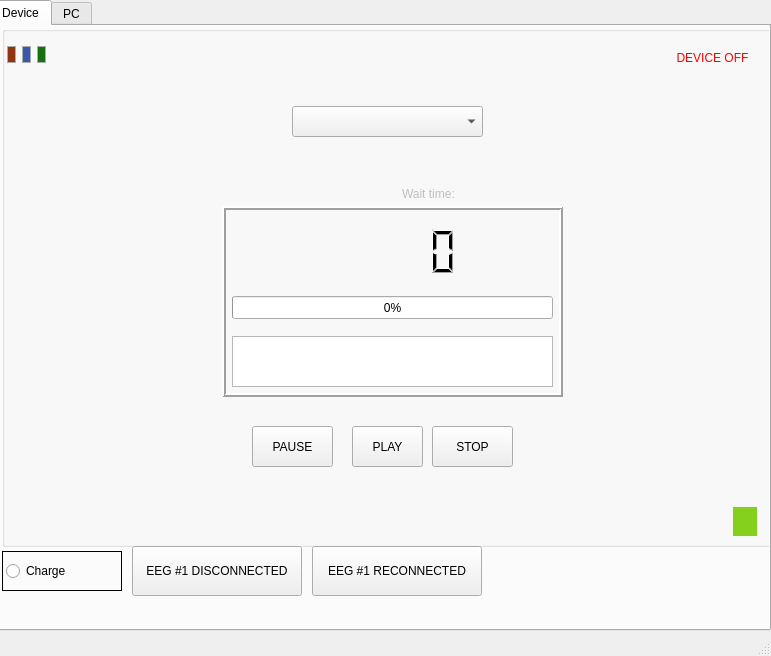
<?xml version="1.0" encoding="UTF-8"?>
<ui version="4.0">
 <class>MainWindow</class>
 <widget class="QMainWindow" name="MainWindow">
  <property name="geometry">
   <rect>
    <x>0</x>
    <y>0</y>
    <width>771</width>
    <height>656</height>
   </rect>
  </property>
  <property name="windowTitle">
   <string>MainWindow</string>
  </property>
  <widget class="QWidget" name="centralwidget">
   <widget class="QTabWidget" name="tabWidget">
    <property name="geometry">
     <rect>
      <x>-10</x>
      <y>0</y>
      <width>781</width>
      <height>631</height>
     </rect>
    </property>
    <property name="currentIndex">
     <number>0</number>
    </property>
    <widget class="QWidget" name="device_tab">
     <attribute name="title">
      <string>Device</string>
     </attribute>
     <widget class="QRadioButton" name="chargeBtn">
      <property name="geometry">
       <rect>
        <x>10</x>
        <y>525</y>
        <width>120</width>
        <height>40</height>
       </rect>
      </property>
      <property name="styleSheet">
       <string notr="true">border: 1px solid black;
padding: 3px;
border-radius: 50px;</string>
      </property>
      <property name="text">
       <string>Charge</string>
      </property>
      <property name="icon">
       <iconset theme="network-wired"/>
      </property>
     </widget>
     <widget class="QGroupBox" name="Device">
      <property name="geometry">
       <rect>
        <x>10</x>
        <y>0</y>
        <width>771</width>
        <height>521</height>
       </rect>
      </property>
      <property name="styleSheet">
       <string notr="true"/>
      </property>
      <property name="title">
       <string/>
      </property>
      <property name="flat">
       <bool>false</bool>
      </property>
      <widget class="QLabel" name="red_ind">
       <property name="geometry">
        <rect>
         <x>5</x>
         <y>20</y>
         <width>9</width>
         <height>17</height>
        </rect>
       </property>
       <property name="autoFillBackground">
        <bool>false</bool>
       </property>
       <property name="styleSheet">
        <string notr="true">background-color: #913411;
border: 1px solid #adacac;</string>
       </property>
       <property name="text">
        <string/>
       </property>
      </widget>
      <widget class="QLabel" name="blue_ind">
       <property name="geometry">
        <rect>
         <x>20</x>
         <y>20</y>
         <width>9</width>
         <height>17</height>
        </rect>
       </property>
       <property name="autoFillBackground">
        <bool>false</bool>
       </property>
       <property name="styleSheet">
        <string notr="true">background-color: #3859ab;
border: 1px solid #adacac;</string>
       </property>
       <property name="text">
        <string/>
       </property>
      </widget>
      <widget class="QLabel" name="green_ind">
       <property name="geometry">
        <rect>
         <x>35</x>
         <y>20</y>
         <width>9</width>
         <height>17</height>
        </rect>
       </property>
       <property name="autoFillBackground">
        <bool>false</bool>
       </property>
       <property name="styleSheet">
        <string notr="true">background-color: #17700f;
border: 1px solid #adacac;</string>
       </property>
       <property name="text">
        <string/>
       </property>
      </widget>
      <widget class="QLabel" name="battery_ind">
       <property name="geometry">
        <rect>
         <x>730</x>
         <y>480</y>
         <width>26</width>
         <height>31</height>
        </rect>
       </property>
       <property name="font">
        <font>
         <pointsize>8</pointsize>
        </font>
       </property>
       <property name="styleSheet">
        <string notr="true">border: 1px solid #f4f7f0;
background-color: #85cf1d;
color: #f4f7f0;</string>
       </property>
       <property name="text">
        <string/>
       </property>
      </widget>
      <widget class="QComboBox" name="Menu_select">
       <property name="geometry">
        <rect>
         <x>290</x>
         <y>80</y>
         <width>191</width>
         <height>31</height>
        </rect>
       </property>
       <property name="editable">
        <bool>false</bool>
       </property>
       <property name="currentText">
        <string/>
       </property>
       <property name="minimumContentsLength">
        <number>0</number>
       </property>
       <property name="placeholderText">
        <string>Select Menu Mode...</string>
       </property>
       <item>
        <property name="text">
         <string>Treatment Mode</string>
        </property>
        <property name="icon">
         <iconset theme="utilities-system-monitor"/>
        </property>
       </item>
       <item>
        <property name="text">
         <string>Session History</string>
        </property>
        <property name="icon">
         <iconset theme="accessories-text-editor"/>
        </property>
       </item>
       <item>
        <property name="text">
         <string>Set Date/Time </string>
        </property>
        <property name="icon">
         <iconset theme="date"/>
        </property>
       </item>
      </widget>
      <widget class="QPushButton" name="power_btn">
       <property name="geometry">
        <rect>
         <x>650</x>
         <y>20</y>
         <width>121</width>
         <height>24</height>
        </rect>
       </property>
       <property name="font">
        <font>
         <pointsize>9</pointsize>
        </font>
       </property>
       <property name="styleSheet">
        <string notr="true">border: 0px;
color: red;</string>
       </property>
       <property name="text">
        <string>DEVICE OFF</string>
       </property>
       <property name="icon">
        <iconset theme="application-exit"/>
       </property>
       <property name="iconSize">
        <size>
         <width>26</width>
         <height>26</height>
        </size>
       </property>
      </widget>
      <widget class="QPushButton" name="pause_btn">
       <property name="geometry">
        <rect>
         <x>250</x>
         <y>400</y>
         <width>81</width>
         <height>41</height>
        </rect>
       </property>
       <property name="text">
        <string>PAUSE</string>
       </property>
       <property name="icon">
        <iconset theme="media-playback-pause"/>
       </property>
      </widget>
      <widget class="QPushButton" name="play_btn">
       <property name="geometry">
        <rect>
         <x>350</x>
         <y>400</y>
         <width>71</width>
         <height>41</height>
        </rect>
       </property>
       <property name="text">
        <string>PLAY</string>
       </property>
       <property name="icon">
        <iconset theme="media-playback-start"/>
       </property>
      </widget>
      <widget class="QPushButton" name="stop_btn">
       <property name="geometry">
        <rect>
         <x>430</x>
         <y>400</y>
         <width>81</width>
         <height>41</height>
        </rect>
       </property>
       <property name="text">
        <string>STOP</string>
       </property>
       <property name="icon">
        <iconset theme="media-playback-stop"/>
       </property>
      </widget>
      <widget class="QStackedWidget" name="stackedWidget">
       <property name="geometry">
        <rect>
         <x>200</x>
         <y>160</y>
         <width>371</width>
         <height>221</height>
        </rect>
       </property>
       <property name="currentIndex">
        <number>0</number>
       </property>
       <widget class="QWidget" name="treatment_page">
        <widget class="QLabel" name="ConnLostTime_label">
         <property name="enabled">
          <bool>false</bool>
         </property>
         <property name="geometry">
          <rect>
           <x>200</x>
           <y>0</y>
           <width>81</width>
           <height>16</height>
          </rect>
         </property>
         <property name="text">
          <string>Wait time:</string>
         </property>
        </widget>
        <widget class="QLabel" name="ConnLostTime_value">
         <property name="enabled">
          <bool>false</bool>
         </property>
         <property name="geometry">
          <rect>
           <x>280</x>
           <y>0</y>
           <width>62</width>
           <height>16</height>
          </rect>
         </property>
         <property name="text">
          <string/>
         </property>
        </widget>
        <widget class="QWidget" name="verticalLayoutWidget_2">
         <property name="geometry">
          <rect>
           <x>20</x>
           <y>20</y>
           <width>341</width>
           <height>191</height>
          </rect>
         </property>
         <layout class="QVBoxLayout" name="verticalLayout">
          <item>
           <widget class="QFrame" name="frame">
            <property name="frameShape">
             <enum>QFrame::Box</enum>
            </property>
            <property name="frameShadow">
             <enum>QFrame::Raised</enum>
            </property>
            <property name="lineWidth">
             <number>2</number>
            </property>
            <widget class="QLCDNumber" name="remainedTimeLCD">
             <property name="geometry">
              <rect>
               <x>70</x>
               <y>20</y>
               <width>201</width>
               <height>51</height>
              </rect>
             </property>
             <property name="lineWidth">
              <number>0</number>
             </property>
            </widget>
            <widget class="QProgressBar" name="session_progress">
             <property name="geometry">
              <rect>
               <x>10</x>
               <y>90</y>
               <width>321</width>
               <height>23</height>
              </rect>
             </property>
             <property name="value">
              <number>0</number>
             </property>
            </widget>
            <widget class="QTextBrowser" name="treatment_screen">
             <property name="geometry">
              <rect>
               <x>10</x>
               <y>130</y>
               <width>321</width>
               <height>51</height>
              </rect>
             </property>
             <property name="html">
              <string>&lt;!DOCTYPE HTML PUBLIC &quot;-//W3C//DTD HTML 4.0//EN&quot; &quot;http://www.w3.org/TR/REC-html40/strict.dtd&quot;&gt;
&lt;html&gt;&lt;head&gt;&lt;meta name=&quot;qrichtext&quot; content=&quot;1&quot; /&gt;&lt;meta charset=&quot;utf-8&quot; /&gt;&lt;style type=&quot;text/css&quot;&gt;
p, li { white-space: pre-wrap; }
hr { height: 1px; border-width: 0; }
li.unchecked::marker { content: &quot;\2610&quot;; }
li.checked::marker { content: &quot;\2612&quot;; }
&lt;/style&gt;&lt;/head&gt;&lt;body style=&quot; font-family:'.AppleSystemUIFont'; font-size:13pt; font-weight:400; font-style:normal;&quot;&gt;
&lt;p style=&quot;-qt-paragraph-type:empty; margin-top:0px; margin-bottom:0px; margin-left:0px; margin-right:0px; -qt-block-indent:0; text-indent:0px; font-family:'Sans'; font-size:10pt;&quot;&gt;&lt;br /&gt;&lt;/p&gt;&lt;/body&gt;&lt;/html&gt;</string>
             </property>
            </widget>
           </widget>
          </item>
         </layout>
        </widget>
       </widget>
       <widget class="QWidget" name="session_hist_page">
        <widget class="QScrollArea" name="SessionHist_screen">
         <property name="geometry">
          <rect>
           <x>20</x>
           <y>30</y>
           <width>331</width>
           <height>171</height>
          </rect>
         </property>
         <property name="widgetResizable">
          <bool>true</bool>
         </property>
         <widget class="QWidget" name="scrollAreaWidgetContents_2">
          <property name="geometry">
           <rect>
            <x>0</x>
            <y>0</y>
            <width>329</width>
            <height>169</height>
           </rect>
          </property>
          <widget class="QTableView" name="deviceSessionData">
           <property name="geometry">
            <rect>
             <x>5</x>
             <y>10</y>
             <width>321</width>
             <height>151</height>
            </rect>
           </property>
           <attribute name="horizontalHeaderCascadingSectionResizes">
            <bool>false</bool>
           </attribute>
           <attribute name="horizontalHeaderShowSortIndicator" stdset="0">
            <bool>false</bool>
           </attribute>
           <attribute name="horizontalHeaderStretchLastSection">
            <bool>true</bool>
           </attribute>
          </widget>
         </widget>
        </widget>
       </widget>
       <widget class="QWidget" name="dateTime_page">
        <widget class="QDateTimeEdit" name="dateTimeEdit">
         <property name="geometry">
          <rect>
           <x>20</x>
           <y>30</y>
           <width>331</width>
           <height>141</height>
          </rect>
         </property>
         <property name="font">
          <font>
           <pointsize>25</pointsize>
          </font>
         </property>
         <property name="dateTime">
          <datetime>
           <hour>0</hour>
           <minute>0</minute>
           <second>0</second>
           <year>2024</year>
           <month>12</month>
           <day>4</day>
          </datetime>
         </property>
        </widget>
       </widget>
      </widget>
      <widget class="QLabel" name="Battery_label">
       <property name="geometry">
        <rect>
         <x>600</x>
         <y>490</y>
         <width>111</width>
         <height>20</height>
        </rect>
       </property>
       <property name="text">
        <string/>
       </property>
       <property name="alignment">
        <set>Qt::AlignRight|Qt::AlignTrailing|Qt::AlignVCenter</set>
       </property>
      </widget>
      <widget class="QLabel" name="dateTimeDisplay">
       <property name="geometry">
        <rect>
         <x>0</x>
         <y>500</y>
         <width>191</width>
         <height>21</height>
        </rect>
       </property>
       <property name="text">
        <string/>
       </property>
      </widget>
     </widget>
     <widget class="QPushButton" name="eeg_reconnect_btn">
      <property name="geometry">
       <rect>
        <x>320</x>
        <y>520</y>
        <width>170</width>
        <height>50</height>
       </rect>
      </property>
      <property name="text">
       <string>EEG #1 RECONNECTED</string>
      </property>
     </widget>
     <widget class="QPushButton" name="eeg_disconnect_btn">
      <property name="geometry">
       <rect>
        <x>140</x>
        <y>520</y>
        <width>170</width>
        <height>50</height>
       </rect>
      </property>
      <property name="text">
       <string>EEG #1 DISCONNECTED</string>
      </property>
     </widget>
    </widget>
    <widget class="QWidget" name="pc_tab">
     <attribute name="title">
      <string>PC</string>
     </attribute>
     <widget class="QGroupBox" name="PC">
      <property name="geometry">
       <rect>
        <x>-10</x>
        <y>-20</y>
        <width>791</width>
        <height>631</height>
       </rect>
      </property>
      <property name="title">
       <string/>
      </property>
      <widget class="QPushButton" name="uploadButton">
       <property name="geometry">
        <rect>
         <x>150</x>
         <y>400</y>
         <width>141</width>
         <height>41</height>
        </rect>
       </property>
       <property name="text">
        <string>UPLOAD SESSION</string>
       </property>
      </widget>
      <widget class="QPushButton" name="previousButton">
       <property name="geometry">
        <rect>
         <x>310</x>
         <y>400</y>
         <width>141</width>
         <height>41</height>
        </rect>
       </property>
       <property name="text">
        <string>PREVIOUS SESSION</string>
       </property>
      </widget>
      <widget class="QPushButton" name="nextButton">
       <property name="geometry">
        <rect>
         <x>470</x>
         <y>400</y>
         <width>141</width>
         <height>41</height>
        </rect>
       </property>
       <property name="text">
        <string>NEXT SESSION</string>
       </property>
      </widget>
      <widget class="QWidget" name="verticalLayoutWidget">
       <property name="geometry">
        <rect>
         <x>70</x>
         <y>40</y>
         <width>160</width>
         <height>80</height>
        </rect>
       </property>
       <layout class="QVBoxLayout" name="sessionDisplay"/>
      </widget>
      <widget class="QTableWidget" name="tableWidget">
       <property name="geometry">
        <rect>
         <x>120</x>
         <y>130</y>
         <width>521</width>
         <height>261</height>
        </rect>
       </property>
      </widget>
     </widget>
    </widget>
   </widget>
  </widget>
  <widget class="QMenuBar" name="menubar">
   <property name="geometry">
    <rect>
     <x>0</x>
     <y>0</y>
     <width>771</width>
     <height>24</height>
    </rect>
   </property>
  </widget>
  <widget class="QStatusBar" name="statusbar"/>
 </widget>
 <resources/>
 <connections/>
</ui>
